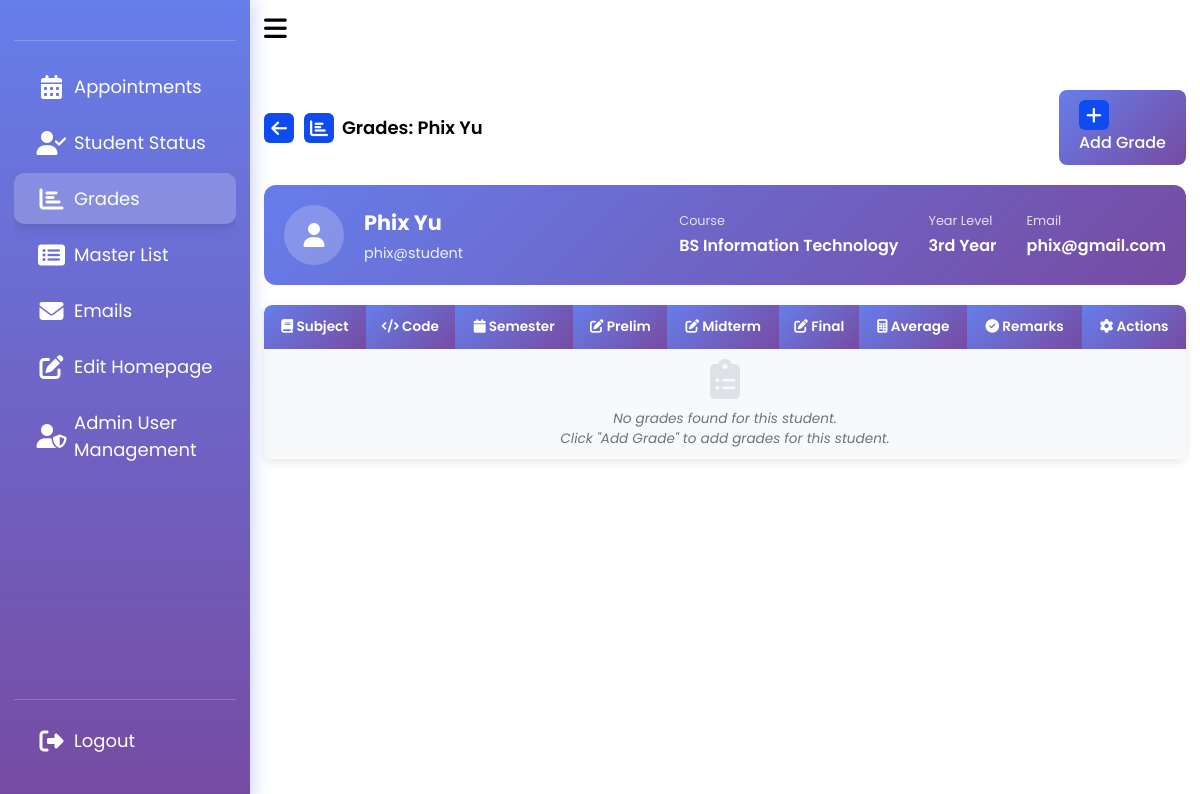
Screenshot of /admin_page/viewGrades.php?username=phix@student with the database file from the repository.
### tables this page shows
CREATE TABLE `students` (
  `id` int(11) NOT NULL,
  `username` varchar(100) NOT NULL,
  `password` varchar(255) NOT NULL,
  `email` varchar(150) NOT NULL,
  `image` varchar(255) DEFAULT NULL,
  `first_name` varchar(100) NOT NULL,
  `last_name` varchar(100) NOT NULL,
  `date_of_birth` date NOT NULL,
  `gender` enum('male','female','other') NOT NULL,
  `student_phone` varchar(15) DEFAULT NULL,
  `address` text DEFAULT NULL,
  `guardian_name` varchar(100) DEFAULT NULL,
  `guardian_phone` varchar(15) DEFAULT NULL,
  `guardian_address` text DEFAULT NULL,
  `elem_name` varchar(100) DEFAULT NULL,
  `elem_year` int(11) DEFAULT NULL,
  `junior_name` varchar(100) DEFAULT NULL,
  `junior_year` int(11) DEFAULT NULL,
  `senior_name` varchar(100) DEFAULT NULL,
  `senior_year` int(11) DEFAULT NULL,
  `strand` varchar(100) DEFAULT NULL,
  `college_course` varchar(100) DEFAULT NULL,
  `college_year` varchar(20) DEFAULT NULL,
  `appointment_id` int(11) DEFAULT NULL,
  `appointment_details` text DEFAULT NULL,
  `status` enum('PENDING','APPROVED','REJECTED') DEFAULT 'PENDING',
  `reg_date` datetime DEFAULT current_timestamp()
);

### admin_page/viewGrades.php (the view, shortened to what this page needs)
<?php
$servername = "localhost";
$username = "root";
$password = "";
$dbname = "dev";
$conn = new mysqli($servername, $username, $password, $dbname);
$student_username = isset($_GET['username']) ? trim($_GET['username']) : '';
$student_info = null;
if (!empty($student_username)) {
    $student_sql = "SELECT id, username, first_name, last_name, email, college_course, college_year
                    FROM students WHERE username = ?";
    $stmt = $conn->prepare($student_sql);
    $stmt->bind_param("s", $student_username);
    $stmt->execute();
    $student_result = $stmt->get_result();
    if ($student_result->num_rows > 0) {
        $student_info = $student_result->fetch_assoc();
    }
}
$grades = [];
?>
<!DOCTYPE html>
<html lang="en">
<head>
    <link rel="stylesheet" href="https://cdnjs.cloudflare.com/ajax/libs/font-awesome/6.4.0/css/all.min.css">
</head>
<body>
    <nav>
        <div class="logo-name">
        </div>
        <div class="menu-items">
            <ul class="nav-links">
                <li><a href="adminpage.php"><i class="fas fa-calendar-alt"></i><span class="link-name">Appointments</span></a></li>
                <li><a href="student_status.php"><i class="fas fa-user-check"></i><span class="link-name">Student Status</span></a></li>
                <li><a href="grades.php" class="active"><i class="fas fa-chart-bar"></i><span class="link-name">Grades</span></a></li>
                <li><a href="master_list.php"><i class="fas fa-list-alt"></i><span class="link-name">Master List</span></a></li>
                <li><a href="emails.php"><i class="fas fa-envelope"></i><span class="link-name">Emails</span></a></li>
                <li><a href="edit_homepage.php"><i class="fas fa-edit"></i><span class="link-name">Edit Homepage</span></a></li>
                <li><a href="admin_user.php"><i class="fas fa-user-shield"></i><span class="link-name">Admin User Management</span></a></li>
            </ul>
            <ul class="logout-mode">
                <li><a href="#"><i class="fas fa-sign-out-alt"></i><span class="link-name">Logout</span></a></li>
            </ul>
        </div>
    </nav>
    <section class="dashboard">
      <div class="top">
        <span class="sidebar-toggle"><i class="fas fa-bars"></i></span>
      </div>
        <div class="dash-content">
            <div class="activity">
                <div class="title" style="display: flex; justify-content: space-between; align-items: center; flex-wrap: wrap; gap: 10px;">
                    <div style="display: flex; align-items: center;">
                        <i class="fas fa-arrow-left" style="cursor: pointer; margin-right: 10px;" onclick="window.location.href='grades.php'"></i>
                        <i class="fas fa-chart-bar"></i>
                        <span class="text">Grades: <?php echo htmlspecialchars($student_info['first_name'] . ' ' . $student_info['last_name']); ?></span>
                    </div>
                    <a href="addGrade.php?username=<?php echo urlencode($student_username); ?>" style="text-decoration: none; padding: 10px 20px; background: linear-gradient(135deg, #667eea 0%, #764ba2 100%); color: white; border-radius: 8px; font-weight: 500;"><i class="fas fa-plus"></i> Add Grade</a>
                </div>
                <div class="student-info-card" style="background: linear-gradient(135deg, #667eea 0%, #764ba2 100%); border-radius: 12px; padding: 20px; margin-bottom: 20px; color: white;">
                    <div style="display: flex; align-items: center; gap: 20px; flex-wrap: wrap;">
                        <div style="width: 60px; height: 60px; background: rgba(255,255,255,0.2); border-radius: 50%; display: flex; align-items: center; justify-content: center; font-size: 24px;"><i class="fas fa-user"></i></div>
                        <div>
                            <h3 style="margin: 0; font-size: 1.3rem;"><?php echo htmlspecialchars($student_info['first_name'] . ' ' . $student_info['last_name']); ?></h3>
                            <p style="margin: 5px 0 0 0; opacity: 0.9; font-size: 0.9rem;"><?php echo htmlspecialchars($student_username); ?></p>
                        </div>
                        <div style="margin-left: auto; display: flex; gap: 30px; flex-wrap: wrap;">
                            <div><p style="margin: 0; font-size: 0.8rem; opacity: 0.8;">Course</p><p style="margin: 3px 0 0 0; font-weight: 600;"><?php echo htmlspecialchars($student_info['college_course'] ?? '-'); ?></p></div>
                            <div><p style="margin: 0; font-size: 0.8rem; opacity: 0.8;">Year Level</p><p style="margin: 3px 0 0 0; font-weight: 600;"><?php echo htmlspecialchars($student_info['college_year'] ?? '-'); ?></p></div>
                            <div><p style="margin: 0; font-size: 0.8rem; opacity: 0.8;">Email</p><p style="margin: 3px 0 0 0; font-weight: 600;"><?php echo htmlspecialchars($student_info['email'] ?? '-'); ?></p></div>
                        </div>
                    </div>
                </div>
                <div class="table-container">
                    <table class="compact-table">
                        <thead>
                            <tr>
                                <th><i class="fas fa-book"></i> Subject</th>
                                <th><i class="fas fa-code"></i> Code</th>
                                <th><i class="fas fa-calendar"></i> Semester</th>
                                <th><i class="fas fa-edit"></i> Prelim</th>
                                <th><i class="fas fa-edit"></i> Midterm</th>
                                <th><i class="fas fa-edit"></i> Final</th>
                                <th><i class="fas fa-calculator"></i> Average</th>
                                <th><i class="fas fa-check-circle"></i> Remarks</th>
                                <th><i class="fas fa-cog"></i> Actions</th>
                            </tr>
                        </thead>
                        <tbody>
                            <?php if (empty($grades)): ?>
                                <tr><td colspan="9" class="no-data"><i class="fas fa-clipboard-list" style="font-size: 2.5rem; color: #dee2e6; margin-bottom: 10px;"></i><p>No grades found for this student.</p><p style="font-size: 0.85rem; color: #6c757d;">Click "Add Grade" to add grades for this student.</p></td></tr>
                            <?php endif; ?>
                        </tbody>
                    </table>
                </div>
            </div>
        </div>
    </section>
</body>
</html>

### admin_page/viewGrades.php (style rules this page uses)
* { margin:0;padding:0;box-sizing:border-box;font-family:'Poppins',sans-serif }
nav .nav-links li a.active { background:rgba(255,255,255,0.2);box-shadow:0 4px 10px rgba(0,0,0,0.1) }
nav .nav-links li a.active i,nav .nav-links li a.active .link-name { color:white }
.table-container { overflow-x:auto;margin-bottom:30px;border-radius:8px;box-shadow:0 2px 8px rgba(0,0,0,0.1) }
.compact-table { width:100%;border-collapse:collapse;font-size:0.9rem;background:white;border-radius:8px;overflow:hidden }
.compact-table th { background:linear-gradient(135deg,#667eea 0%,#764ba2 100%);color:white;padding:12px 8px;font-weight:600;text-align:center;font-size:0.85rem;border:none }
.compact-table td { padding:10px 8px;border-bottom:1px solid #eee;vertical-align:middle;font-size:0.85rem }
.no-data { text-align:center;color:#6c757d;font-style:italic;padding:30px 20px;background:#f8f9fa }
body { min-height:100vh;background-color:#0E4BF1 }
nav { position:fixed;top:0;left:0;height:100%;width:250px;padding:10px 14px;background:linear-gradient(180deg,#667eea 0%,#764ba2 100%);box-shadow:4px 0 15px rgba(102,126,234,0.3);z-index:100 }
nav .logo-name { display:flex;align-items:center;padding:15px 10px;border-bottom:1px solid rgba(255,255,255,0.2);margin-bottom:15px }
nav .menu-items { height:calc(100% - 70px);display:flex;flex-direction:column;justify-content:space-between;overflow-y:auto }
.menu-items li { list-style:none }
.nav-links li { position:relative;margin:5px 0 }
.menu-items li a { display:flex;align-items:center;padding:12px 15px;text-decoration:none;position:relative;border-radius:10px;transition:all 0.3s ease }
.menu-items li a i { font-size:24px;min-width:45px;height:100%;display:flex;align-items:center;justify-content:center;color:#ffffff }
.menu-items li a .link-name { font-size:18px;font-weight:400;color:#ffffff }
.menu-items .logout-mode { border-top:1px solid rgba(255,255,255,0.2);padding-top:15px }
.dashboard { position:relative;left:250px;background-color:#FFF;min-height:100vh;width:calc(100% - 250px);padding:10px 14px;transition:all 0.5s ease }
.dashboard .top { position:fixed;top:0;left:250px;display:flex;width:calc(100% - 250px);justify-content:space-between;align-items:center;padding:10px 14px;background-color:#FFF;z-index:10 }
.dashboard .top .sidebar-toggle { font-size:26px;color:#000;cursor:pointer }
.dash-content .title { display:flex;align-items:center;margin:30px 0 20px 0 }
.dash-content .title i { position:relative;height:30px;width:30px;background-color:#0E4BF1;border-radius:6px;color:#fff;display:flex;align-items:center;justify-content:center;font-size:18px }
.dash-content .title .text { font-size:18px;font-weight:600;color:#000;margin-left:8px }

### rows the page displays
students: first_name+last_name "Phix Yu", college_course "BS Information Technology", college_year "3rd Year", email "phix@gmail.com"

### other values shown
$student_username "phix@student"
